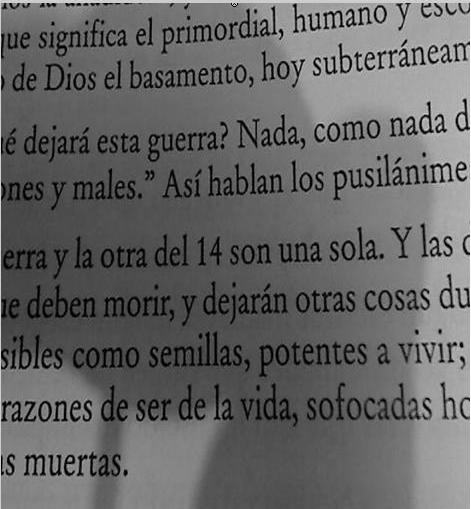
%> input picture Unidad 1/Ejercicios/sauvola.JPG, 471 x 509 px
$ octave Ejercicio_5_CambiarContraste.m   (GNU Octave 9; MATLAB toolbox functions it lacks are replaced by stand-ins)
%> lines starting %> are read from the running program, lines starting %| are printed output that depends on the picture
close all, clear all, clc
% leo una imagen y la convierto a escala de grises
[file,dir] = uigetfile('*.bmp;*.jpg;*.png; *.tif'); %filtro para archivos bmp, jpg y png
%> the answer given: sauvola.JPG
filename = [dir,file];
info = imfinfo(filename);
switch info.ColorType
    case 'indexed'
        [Iorig,map] = imread(filename);
        I = ind2gray(Iorig,map); %convierto de indexada a escala de grises

    case 'grayscale'
        I = imread(filename);

    case 'truecolor'
        Iorig = imread(filename);
%> Iorig is the input picture: size 509x471x3 uint8; min 0, max 255, mean 100.9
        I=rgb2gray(Iorig); %convierto de RGB a escala de grises
end
%modifico contraste
k = input('ingrese k:\n');
%> the answer given: 3
O = I * k;
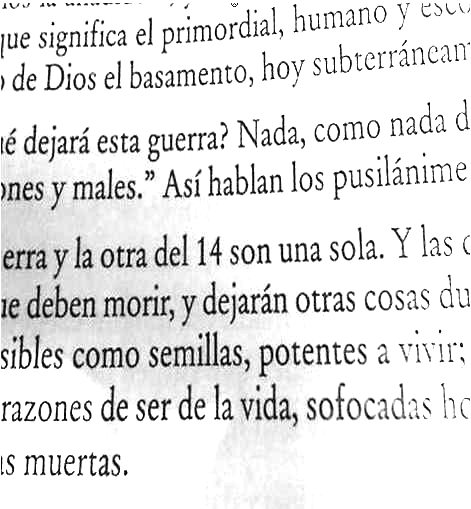
%> O: size 509x471 uint8; min 0, max 255, mean 228.1
figure
subplot(2,2,1);
imshow(I);
title('Imagen original en escala de grises')
subplot(2,2,2);
imhist(I);
title('Histograma de la imagen original en escala de grises')
subplot(2,2,3);
imshow(O);
title('Imagen  con contraste modificada')
subplot(2,2,4);
imhist(O);
title('Histograma de la imagen  con contraste modificada')
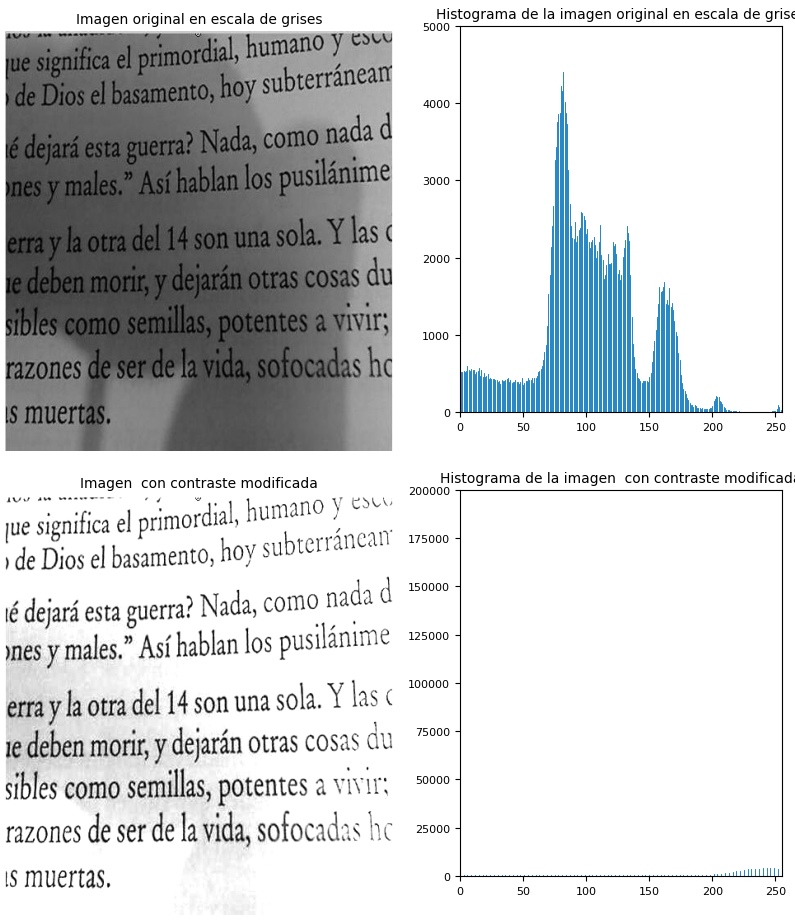
%> figure redrawn from the program's plot data, 4 panels
